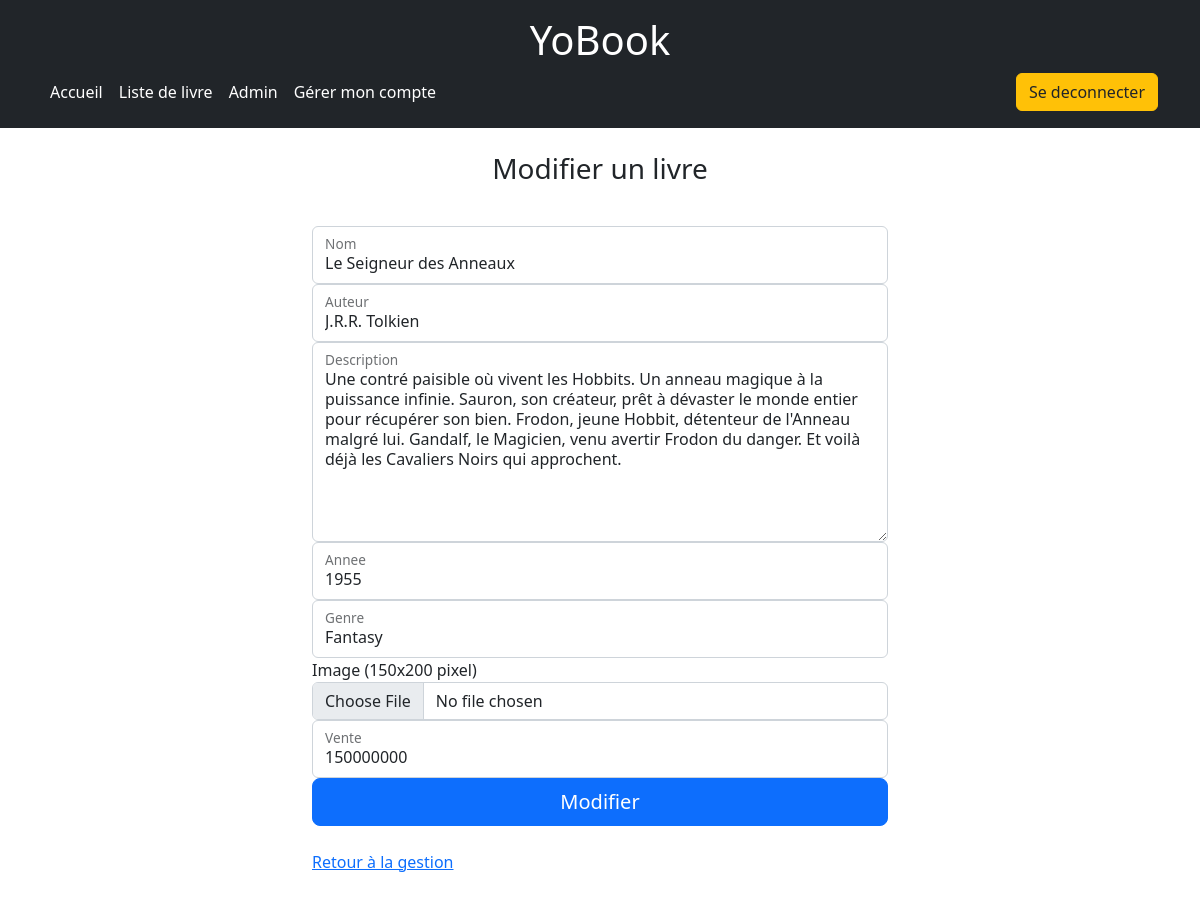
/index.php?uc=admin&action=modifierLivre&id=3 (signed in), run on an earlier commit of the app's database.
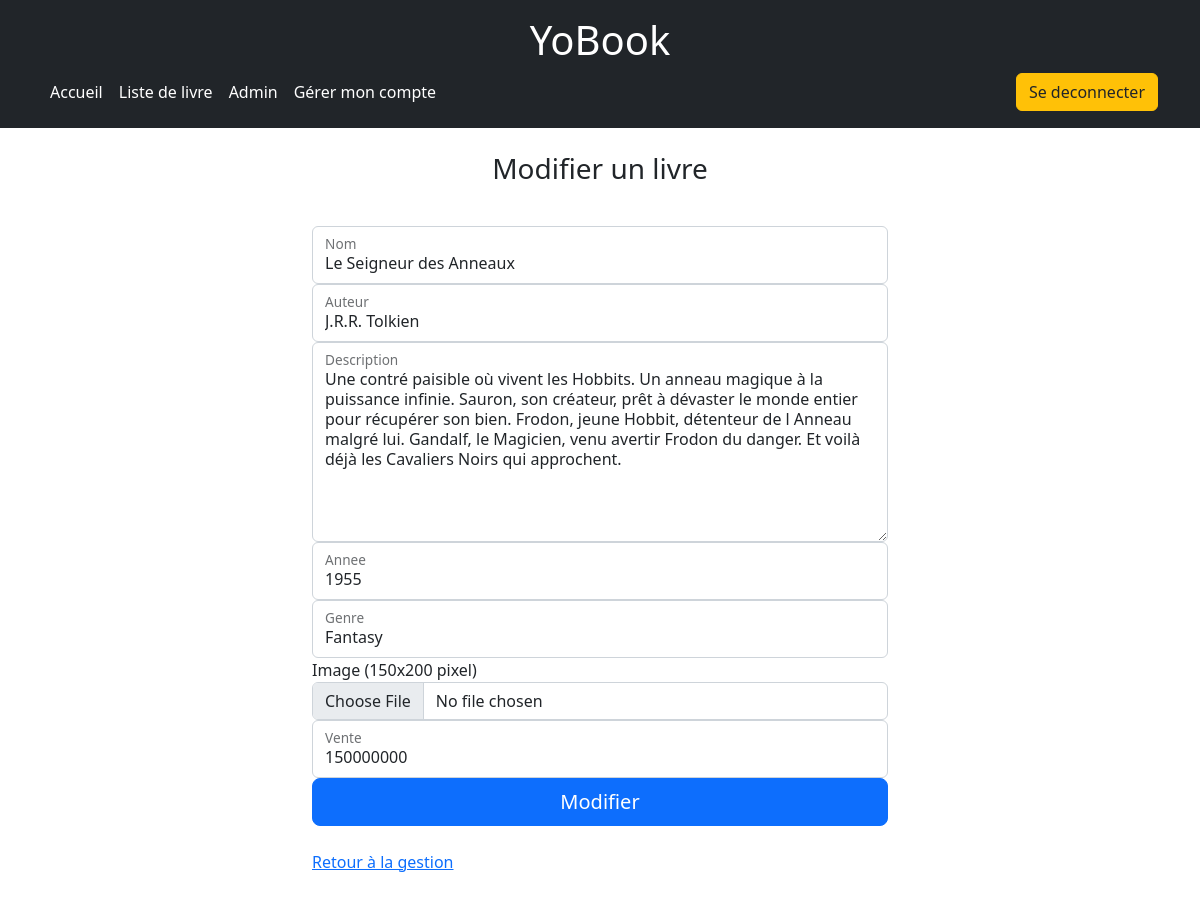
And on a later commit of the database.
### tables this page shows
CREATE TABLE `livre` (
  `idlivre` int(11) NOT NULL AUTO_INCREMENT,
  `nom` varchar(100) DEFAULT NULL,
  `annee` int(11) DEFAULT NULL,
  `description` varchar(10000) DEFAULT NULL,
  `auteur` varchar(100) DEFAULT NULL,
  `vente` int(11) DEFAULT NULL,
  `idgenre` int(11) NOT NULL,
  `image` varchar(100) DEFAULT NULL,
  PRIMARY KEY (`idlivre`,`idgenre`),
  KEY `fk_livre_genre1_idx` (`idgenre`),
  CONSTRAINT `fk_livre_genre1` FOREIGN KEY (`idgenre`) REFERENCES `genre` (`idgenre`) ON DELETE NO ACTION ON UPDATE NO ACTION
);

### modeles/monPdo.php (called while the page is built, shortened)
<?php
class MonPdo
{
    private static $serveur = 'mysql:host=localhost';
    private static $bdd = 'dbname=dblivre';
    private static $user = 'test';
    private static $mdp = 'Super';
    private static $unPdo = null;
    private function __construct()
    {
        MonPdo::$unPdo = new PDO(MonPdo::$serveur . ';' . MonPdo::$bdd, MonPdo::$user, MonPdo::$mdp);
        MonPdo::$unPdo->query("SET CHARACTER SET utf8");
        MonPdo::$unPdo->setAttribute(PDO::ATTR_ERRMODE, PDO::ERRMODE_EXCEPTION);
    }
    public static function getInstance()
    {
        if (self::$unPdo == null) {
            self::$monPdo = new MonPdo();
        }
        return self::$unPdo;
    }
    public static function dbRun($sql, $param = null)
    {
        $statement = MonPdo::getInstance()->prepare($sql);
        $statement->execute($param);
        return $statement;
    }
}

### modeles/Livre.php (called while the page is built, shortened)
<?php
class Livre
{
    private $nom;
    private $annee;
    private $description;
    private $auteur;
    private $vente;
    public function getNom()
    {
        return $this->nom;
    }
    public function getAnnee()
    {
        return $this->annee;
    }
    public function getDescription()
    {
        return $this->description;
    }
    public function getAuteur()
    {
        return $this->auteur;
    }
    public function getVente()
    {
        return $this->vente;
    }
    public static function findById(int $id)
    {
        $sql = "SELECT `idlivre`, `nom`, `annee`, `description`, `auteur`, `vente`, `idgenre`, `image` FROM livre WHERE idlivre = ?;";
        $param = [$id];
        $statement = MonPdo::getInstance()->prepare($sql);
        $statement->execute($param);
        $statement->setFetchMode(PDO::FETCH_CLASS | PDO::FETCH_PROPS_LATE, 'Livre');
        return $statement->fetch();
    }
}

### vues/admin/modifierLivre.php (the view)
<main class="form-signin">
    <div class="container w-50">
        <br>
        <h1 class="h3 mb-3 fw-normal text-center">Modifier un livre</h1>
        <br>
        <form method="POST" enctype="multipart/form-data">
            <div class="form-floating">
                <input type="text" class="form-control" id="nom" name="nom" value="<?= $modifierLivre->getNom() ?>" placeholder="Nom">
                <label for="floatingInput">Nom</label>
            </div>
            <div class="form-floating">
                <input type="text" class="form-control" id="auteur" name="auteur" value="<?= $modifierLivre->getAuteur() ?>" placeholder="Auteur">
                <label for="floatingInput">Auteur</label>
            </div>
            <div class="form-floating">
                <textarea class="form-control" style="height: 200px;" name="description" id="description" cols="30" rows="10" placeholder="Description"><?= $modifierLivre->getDescription() ?></textarea>
                <label for="floatingInput">Description</label>
            </div>
            <div class="form-floating">
                <input type="number" class="form-control" id="annee" name="annee" value="<?= $modifierLivre->getAnnee() ?>" placeholder="Annee">
                <label for="floatingInput">Annee</label>
            </div>
            <div class="form-floating">
                <?= Genre::CreateSelectFromGenre() ?>
                <label for="floatingInput">Genre</label>
            </div>
            <label for="floatingInput">Image (150x200 pixel)</label>
            <input type="file" class="form-control" name="image">
            <div class="form-floating">
                <input type="number" class="form-control" id="vente" name="vente" value="<?= $modifierLivre->getVente() ?>" placeholder="Vente">
                <label for="floatingInput">Vente</label>
            </div>
            <button class="w-100 btn btn-lg btn-primary" name="modifier" value="modifier" type="submit">Modifier</button>
        </form>
        <br>
        <a href="index.php?uc=admin&action=listLivres" class="link-primary">Retour à la gestion</a>
    </div>
</main>

What changed in the data, as far as the page shows it:
changed livre "Le Seigneur des Anneaux": description "…jeune Hobbit, détenteur de l'Anneau malgré lui. Gandalf, le…" → "…jeune Hobbit, détenteur de l Anneau malgré lui. Gandalf, le…"
